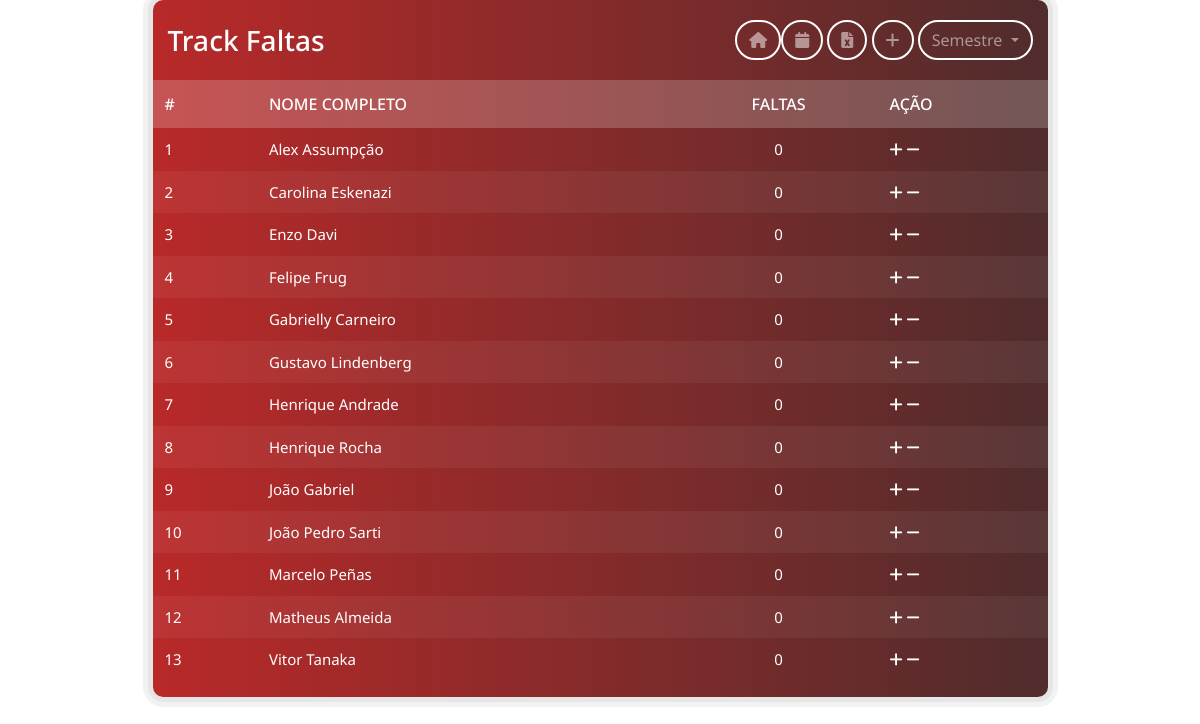
/menu_faltas/ (signed in), run on the app's committed database.
### aluno/models.py (models this page shows, shortened)
class Aluno(models.Model):
    name= models.CharField(max_length=200)
    password= models.CharField(max_length=200,null=True)
    isAdmin = models.BooleanField(default=False)
    faltas = models.ManyToManyField(Faltas, blank=True)
    semestre = models.CharField(max_length=1,null=True)
    def numero_de_faltas(self):
        return self.faltas.count()

### aluno/views.py (the view)
# urls.py: path('menu_faltas/', views.menu_faltas, name='menu_faltas'),
@login_required
def menu_faltas(request):
    print(request.user)
    if not request.user.is_authenticated:
        print("Não está autenticado")
        return redirect('login')
    if request.user.is_superuser:
        all_alunos =  Aluno.objects.select_related().order_by('name')  # Ordena os alunos pelo nome
        return render(request, 'aluno/menu_faltas.html', {'alunos': all_alunos})
    all_alunos =  Aluno.objects.select_related().order_by('name')  # Ordena os alunos pelo nome
    return render(request, 'aluno/menu_faltas_user.html', {'alunos': all_alunos})

### aluno/templates/aluno/menu_faltas.html (shortened to what this page needs)
{% extends "aluno/base.html" %}
{% load static %}
{% block content %}
<div class="container">
    <div class="row justify-content-center">
        <div class="col-md-10">
            <div class="panel">
                <div class="panel-heading">
                    <div class="row">
                        <div class="col col-sm-3 col-xs-12">
                            <h4 class="title">Track <span>Faltas</span></h4>
                        </div>
                        <div class="col-sm-9 col-xs-12 text-right">
                            <div class="btn_group">
                                <a href="/menu_faltas" class="btn btn-default" title="Menu">
                                    <i class="fa-solid fa-house"></i>
                                <a href="/log_faltas" class="btn btn-default" title="log de faltas">
                                    <i class="fa-solid fa-calendar"></i>
                                </a>
                                <a href="{% url 'download_excel' %}" class="btn btn-default" title="Excel">
                                    <i class="fas fa-file-excel"></i>
                                </a>
                                <a href="/registrar_aluno" class="btn btn-default" title="Adicionar aluno">
                                    <i class="fa-solid fa-plus"></i>
                                </a>
                                <div class="dropdown d-inline-block">
                                    <button class="btn btn-default dropdown-toggle" type="button" id="dropdownMenuSemestre" data-toggle="dropdown" aria-haspopup="true" aria-expanded="false">
                                        Semestre
                                    </button>
                                </div>
                            </div>
                        </div>
                    </div>
                </div>
                <div class="panel-body table-responsive">
                    <table class="table">
                        <thead>
                            <tr>
                                <th>#</th>
                                <th>Nome Completo</th>
                                <th style="text-align: center;">Faltas</th>
                                <th>Ação</th>
                            </tr>
                        </thead>
                        <tbody>
                            {% for aluno in alunos %}
                            <tr>
                                <td>{{ forloop.counter }}</td>
                                <td>{{ aluno.name }}</td>
                                <td style="text-align: center;">{{ aluno.numero_de_faltas }}</td>
                                <td>
                                    <form method="post" action="{% url 'adicionar_falta' aluno.id %}?next={{ request.get_full_path }}" style="display: inline;">
                                        <button type="submit" class="icon-button" title="Adicionar Falta">
                                            <i class="fa-solid fa-plus"></i>
                                        </button>
                                    </form>
                                    <form method="post" action="{% url 'remover_falta' aluno.id %}?next={{ request.get_full_path }}" style="display: inline;">
                                        <button type="submit" class="icon-button" title="Remover Falta">
                                            <i class="fa-solid fa-minus"></i>
                                        </button>
                                    </form>
                                </td>
                            </tr>
                            {% endfor %}
                        </tbody>
                    </table>
                </div>
            </div>
        </div>
    </div>
</div>
{% endblock %}

### aluno/static/aluno/controleFaltas.css (style rules this page uses)
.panel { background: linear-gradient(to right, #b92929, #502c2c); padding: 0; border-radius: 10px; border: none; box-shadow: 0 0 0 5px rgba(0,0,0,0.05), 0 0 0 10px rgba(0,0,0,0.05); }
.panel .panel-heading { padding: 20px 15px; border-radius: 10px 10px 0 0; margin: 0; }
.panel .panel-heading .title { color: #fff; font-size: 28px; font-weight: 500; text-transform: capitalize; line-height: 40px; margin: 0; }
.panel .panel-heading .btn { color: rgba(255,255,255,0.5); background: transparent; font-size: 16px; text-transform: capitalize; border: 2px solid #fff; border-radius: 50px; transition: all 0.3s ease 0s; }
.panel .panel-body { padding: 0; }
.panel .panel-body .table thead tr th { color: #fff; background-color: rgba(255, 255, 255, 0.2); font-size: 16px; font-weight: 500; text-transform: uppercase; padding: 12px; border: none; }
.panel .panel-body .table tbody tr td { color: #fff; font-size: 15px; padding: 10px 12px; vertical-align: middle; border: none; }
.panel .panel-body .table tbody tr:nth-child(even) { background-color: rgba(255,255,255,0.05); }
.icon-button { background: none; border: none; padding: 0; cursor: pointer; color: inherit; }

### data on the page
Aluno: name "Alex Assumpção", numero_de_faltas "0"
Aluno: name "Carolina Eskenazi", numero_de_faltas "0"
Aluno: name "Enzo Davi", numero_de_faltas "0"
Aluno: name "Felipe Frug", numero_de_faltas "0"
Aluno: name "Gabrielly Carneiro", numero_de_faltas "0"
Aluno: name "Gustavo Lindenberg", numero_de_faltas "0"
Aluno: name "Henrique Andrade", numero_de_faltas "0"
Aluno: name "Henrique Rocha", numero_de_faltas "0"
Aluno: name "João Gabriel", numero_de_faltas "0"
Aluno: name "João Pedro Sarti", numero_de_faltas "0"
Aluno: name "Marcelo Peñas", numero_de_faltas "0"
Aluno: name "Matheus Almeida", numero_de_faltas "0"
Aluno: name "Vitor Tanaka", numero_de_faltas "0"
